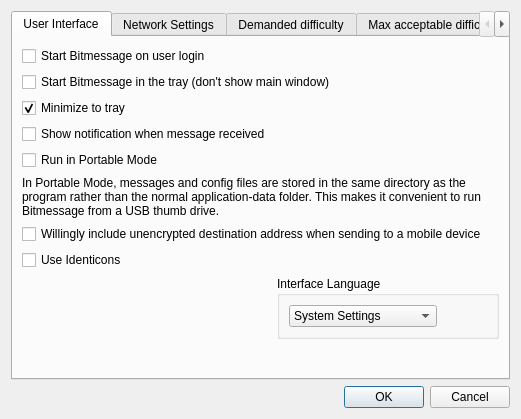
<?xml version="1.0" encoding="UTF-8"?>
<ui version="4.0">
 <class>settingsDialog</class>
 <widget class="QDialog" name="settingsDialog">
  <property name="geometry">
   <rect>
    <x>0</x>
    <y>0</y>
    <width>521</width>
    <height>399</height>
   </rect>
  </property>
  <property name="windowTitle">
   <string>Settings</string>
  </property>
  <layout class="QGridLayout" name="gridLayout">
   <item row="1" column="0">
    <widget class="QDialogButtonBox" name="buttonBox">
     <property name="orientation">
      <enum>Qt::Horizontal</enum>
     </property>
     <property name="standardButtons">
      <set>QDialogButtonBox::Cancel|QDialogButtonBox::Ok</set>
     </property>
    </widget>
   </item>
   <item row="0" column="0">
    <widget class="QTabWidget" name="tabWidgetSettings">
     <property name="currentIndex">
      <number>0</number>
     </property>
     <widget class="QWidget" name="tabUserInterface">
      <property name="enabled">
       <bool>true</bool>
      </property>
      <attribute name="title">
       <string>User Interface</string>
      </attribute>
      <layout class="QFormLayout" name="formLayout">
       <item row="0" column="0">
        <widget class="QCheckBox" name="checkBoxStartOnLogon">
         <property name="text">
          <string>Start Bitmessage on user login</string>
         </property>
        </widget>
       </item>
       <item row="1" column="0" colspan="2">
        <widget class="QCheckBox" name="checkBoxStartInTray">
         <property name="text">
          <string>Start Bitmessage in the tray (don't show main window)</string>
         </property>
        </widget>
       </item>
       <item row="2" column="0">
        <widget class="QCheckBox" name="checkBoxMinimizeToTray">
         <property name="text">
          <string>Minimize to tray</string>
         </property>
         <property name="checked">
          <bool>true</bool>
         </property>
        </widget>
       </item>
       <item row="3" column="0">
        <widget class="QCheckBox" name="checkBoxShowTrayNotifications">
         <property name="text">
          <string>Show notification when message received</string>
         </property>
        </widget>
       </item>
       <item row="4" column="0">
        <widget class="QCheckBox" name="checkBoxPortableMode">
         <property name="text">
          <string>Run in Portable Mode</string>
         </property>
        </widget>
       </item>
       <item row="5" column="0" colspan="2">
        <widget class="QLabel" name="PortableModeDescription">
         <property name="sizePolicy">
          <sizepolicy hsizetype="Minimum" vsizetype="Fixed">
           <horstretch>0</horstretch>
           <verstretch>0</verstretch>
          </sizepolicy>
         </property>
         <property name="text">
          <string>In Portable Mode, messages and config files are stored in the same directory as the program rather than the normal application-data folder. This makes it convenient to run Bitmessage from a USB thumb drive.</string>
         </property>
         <property name="wordWrap">
          <bool>true</bool>
         </property>
        </widget>
       </item>
       <item row="6" column="0" colspan="2">
        <widget class="QCheckBox" name="checkBoxWillinglySendToMobile">
         <property name="text">
          <string>Willingly include unencrypted destination address when sending to a mobile device</string>
         </property>
        </widget>
       </item>
       <item row="7" column="0">
        <widget class="QCheckBox" name="checkBoxUseIdenticons">
         <property name="text">
          <string>Use Identicons</string>
         </property>
        </widget>
       </item>
       <item row="8" column="1">
        <widget class="QGroupBox" name="groupBox">
         <property name="title">
          <string>Interface Language</string>
         </property>
         <layout class="QFormLayout" name="formLayout_2">
          <item row="0" column="0">
           <widget class="QComboBox" name="languageComboBox">
            <property name="minimumSize">
             <size>
              <width>100</width>
              <height>0</height>
             </size>
            </property>
            <item>
             <property name="text">
              <string comment="system">System Settings</string>
             </property>
            </item>
            <item>
             <property name="text">
              <string comment="en">English</string>
             </property>
            </item>
            <item>
             <property name="text">
              <string comment="eo">Esperanto</string>
             </property>
            </item>
            <item>
             <property name="text">
              <string comment="fr">Français</string>
             </property>
            </item>
            <item>
             <property name="text">
              <string comment="de">Deutsch</string>
             </property>
            </item>
            <item>
             <property name="text">
              <string comment="es">Españl</string>
             </property>
            </item>
            <item>
             <property name="text">
              <string comment="ru">русский язык</string>
             </property>
            </item>
            <item>
             <property name="text">
              <string comment="no">Norsk</string>
             </property>
            </item>
            <item>
             <property name="text">
              <string comment="ar">العربية</string>
             </property>
            </item>
            <item>
             <property name="text">
              <string comment="zh_cn">简体中文</string>
             </property>
            </item>
            <item>
             <property name="text">
              <string comment="en_pirate">Pirate English</string>
             </property>
            </item>
            <item>
             <property name="text">
              <string comment="ja">日本語</string>
             </property>
            </item>
            <item>
             <property name="text">
              <string comment="other">Other (set in keys.dat)</string>
             </property>
            </item>
           </widget>
          </item>
         </layout>
        </widget>
       </item>
      </layout>
     </widget>
     <widget class="QWidget" name="tabNetworkSettings">
      <attribute name="title">
       <string>Network Settings</string>
      </attribute>
      <layout class="QGridLayout" name="gridLayout_4">
       <item row="0" column="0">
        <widget class="QGroupBox" name="groupBox">
         <property name="title">
          <string>Listening port</string>
         </property>
         <layout class="QGridLayout" name="gridLayout_3">
          <item row="0" column="0">
           <spacer name="horizontalSpacer">
            <property name="orientation">
             <enum>Qt::Horizontal</enum>
            </property>
            <property name="sizeHint" stdset="0">
             <size>
              <width>125</width>
              <height>20</height>
             </size>
            </property>
           </spacer>
          </item>
          <item row="0" column="1">
           <widget class="QLabel" name="label">
            <property name="text">
             <string>Listen for connections on port:</string>
            </property>
           </widget>
          </item>
          <item row="0" column="2">
           <widget class="QLineEdit" name="lineEditTCPPort">
            <property name="maximumSize">
             <size>
              <width>70</width>
              <height>16777215</height>
             </size>
            </property>
           </widget>
          </item>
         </layout>
        </widget>
       </item>
       <item row="1" column="0">
        <widget class="QGroupBox" name="groupBox_2">
         <property name="title">
          <string>Proxy server / Tor</string>
         </property>
         <layout class="QGridLayout" name="gridLayout_2">
          <item row="0" column="0">
           <widget class="QLabel" name="label_2">
            <property name="text">
             <string>Type:</string>
            </property>
           </widget>
          </item>
          <item row="1" column="1">
           <widget class="QLabel" name="label_3">
            <property name="text">
             <string>Server hostname:</string>
            </property>
           </widget>
          </item>
          <item row="1" column="2" colspan="2">
           <widget class="QLineEdit" name="lineEditSocksHostname"/>
          </item>
          <item row="1" column="4">
           <widget class="QLabel" name="label_4">
            <property name="text">
             <string>Port:</string>
            </property>
           </widget>
          </item>
          <item row="1" column="5">
           <widget class="QLineEdit" name="lineEditSocksPort"/>
          </item>
          <item row="2" column="1">
           <widget class="QCheckBox" name="checkBoxAuthentication">
            <property name="text">
             <string>Authentication</string>
            </property>
           </widget>
          </item>
          <item row="2" column="2">
           <widget class="QLabel" name="label_5">
            <property name="text">
             <string>Username:</string>
            </property>
           </widget>
          </item>
          <item row="2" column="3">
           <widget class="QLineEdit" name="lineEditSocksUsername">
            <property name="enabled">
             <bool>false</bool>
            </property>
           </widget>
          </item>
          <item row="2" column="4">
           <widget class="QLabel" name="label_6">
            <property name="text">
             <string>Pass:</string>
            </property>
           </widget>
          </item>
          <item row="2" column="5">
           <widget class="QLineEdit" name="lineEditSocksPassword">
            <property name="enabled">
             <bool>false</bool>
            </property>
            <property name="inputMethodHints">
             <set>Qt::ImhHiddenText|Qt::ImhNoAutoUppercase|Qt::ImhNoPredictiveText</set>
            </property>
            <property name="echoMode">
             <enum>QLineEdit::Password</enum>
            </property>
           </widget>
          </item>
          <item row="3" column="1" colspan="4">
           <widget class="QCheckBox" name="checkBoxSocksListen">
            <property name="text">
             <string>Listen for incoming connections when using proxy</string>
            </property>
           </widget>
          </item>
          <item row="0" column="1">
           <widget class="QComboBox" name="comboBoxProxyType">
            <item>
             <property name="text">
              <string>none</string>
             </property>
            </item>
            <item>
             <property name="text">
              <string>SOCKS4a</string>
             </property>
            </item>
            <item>
             <property name="text">
              <string>SOCKS5</string>
             </property>
            </item>
           </widget>
          </item>
         </layout>
        </widget>
       </item>
       <item row="2" column="0">
        <spacer name="verticalSpacer">
         <property name="orientation">
          <enum>Qt::Vertical</enum>
         </property>
         <property name="sizeHint" stdset="0">
          <size>
           <width>20</width>
           <height>70</height>
          </size>
         </property>
        </spacer>
       </item>
      </layout>
     </widget>
     <widget class="QWidget" name="tabDemandedDifficulty">
      <attribute name="title">
       <string>Demanded difficulty</string>
      </attribute>
      <layout class="QGridLayout" name="gridLayout_6">
       <item row="1" column="1">
        <widget class="QLabel" name="label_9">
         <property name="text">
          <string>Total difficulty:</string>
         </property>
         <property name="alignment">
          <set>Qt::AlignRight|Qt::AlignTrailing|Qt::AlignVCenter</set>
         </property>
        </widget>
       </item>
       <item row="2" column="0" colspan="3">
        <widget class="QLabel" name="label_10">
         <property name="text">
          <string>The 'Total difficulty' affects the absolute amount of work the sender must complete. Doubling this value doubles the amount of work.</string>
         </property>
         <property name="wordWrap">
          <bool>true</bool>
         </property>
        </widget>
       </item>
       <item row="3" column="1">
        <widget class="QLabel" name="label_11">
         <property name="text">
          <string>Small message difficulty:</string>
         </property>
         <property name="alignment">
          <set>Qt::AlignRight|Qt::AlignTrailing|Qt::AlignVCenter</set>
         </property>
        </widget>
       </item>
       <item row="0" column="0" colspan="3">
        <widget class="QLabel" name="label_8">
         <property name="text">
          <string>When someone sends you a message, their computer must first complete some work. The difficulty of this work, by default, is 1. You may raise this default for new addresses you create by changing the values here. Any new addresses you create will require senders to meet the higher difficulty. There is one exception: if you add a friend or acquaintance to your address book, Bitmessage will automatically notify them when you next send a message that they need only complete the minimum amount of work: difficulty 1. </string>
         </property>
         <property name="wordWrap">
          <bool>true</bool>
         </property>
        </widget>
       </item>
       <item row="1" column="0">
        <spacer name="horizontalSpacer_2">
         <property name="orientation">
          <enum>Qt::Horizontal</enum>
         </property>
         <property name="sizeHint" stdset="0">
          <size>
           <width>203</width>
           <height>20</height>
          </size>
         </property>
        </spacer>
       </item>
       <item row="4" column="0" colspan="3">
        <widget class="QLabel" name="label_12">
         <property name="text">
          <string>The 'Small message difficulty' mostly only affects the difficulty of sending small messages. Doubling this value makes it almost twice as difficult to send a small message but doesn't really affect large messages.</string>
         </property>
         <property name="wordWrap">
          <bool>true</bool>
         </property>
        </widget>
       </item>
       <item row="3" column="2">
        <widget class="QLineEdit" name="lineEditSmallMessageDifficulty">
         <property name="sizePolicy">
          <sizepolicy hsizetype="Fixed" vsizetype="Fixed">
           <horstretch>0</horstretch>
           <verstretch>0</verstretch>
          </sizepolicy>
         </property>
         <property name="maximumSize">
          <size>
           <width>70</width>
           <height>16777215</height>
          </size>
         </property>
        </widget>
       </item>
       <item row="1" column="2">
        <widget class="QLineEdit" name="lineEditTotalDifficulty">
         <property name="sizePolicy">
          <sizepolicy hsizetype="Fixed" vsizetype="Fixed">
           <horstretch>0</horstretch>
           <verstretch>0</verstretch>
          </sizepolicy>
         </property>
         <property name="maximumSize">
          <size>
           <width>70</width>
           <height>16777215</height>
          </size>
         </property>
        </widget>
       </item>
       <item row="3" column="0">
        <spacer name="horizontalSpacer_3">
         <property name="orientation">
          <enum>Qt::Horizontal</enum>
         </property>
         <property name="sizeHint" stdset="0">
          <size>
           <width>203</width>
           <height>20</height>
          </size>
         </property>
        </spacer>
       </item>
       <item row="5" column="0">
        <spacer name="verticalSpacer_5">
         <property name="orientation">
          <enum>Qt::Vertical</enum>
         </property>
         <property name="sizeHint" stdset="0">
          <size>
           <width>20</width>
           <height>40</height>
          </size>
         </property>
        </spacer>
       </item>
      </layout>
     </widget>
     <widget class="QWidget" name="tabMaxAcceptableDifficulty">
      <attribute name="title">
       <string>Max acceptable difficulty</string>
      </attribute>
      <layout class="QGridLayout" name="gridLayout_7">
       <item row="0" column="0" colspan="3">
        <widget class="QLabel" name="label_15">
         <property name="text">
          <string>Here you may set the maximum amount of work you are willing to do to send a message to another person. Setting these values to 0 means that any value is acceptable.</string>
         </property>
         <property name="wordWrap">
          <bool>true</bool>
         </property>
        </widget>
       </item>
       <item row="1" column="0">
        <spacer name="horizontalSpacer_4">
         <property name="orientation">
          <enum>Qt::Horizontal</enum>
         </property>
         <property name="sizeHint" stdset="0">
          <size>
           <width>102</width>
           <height>20</height>
          </size>
         </property>
        </spacer>
       </item>
       <item row="1" column="1">
        <widget class="QLabel" name="label_13">
         <property name="layoutDirection">
          <enum>Qt::LeftToRight</enum>
         </property>
         <property name="text">
          <string>Maximum acceptable total difficulty:</string>
         </property>
         <property name="alignment">
          <set>Qt::AlignRight|Qt::AlignTrailing|Qt::AlignVCenter</set>
         </property>
        </widget>
       </item>
       <item row="1" column="2">
        <widget class="QLineEdit" name="lineEditMaxAcceptableTotalDifficulty">
         <property name="sizePolicy">
          <sizepolicy hsizetype="Fixed" vsizetype="Fixed">
           <horstretch>0</horstretch>
           <verstretch>0</verstretch>
          </sizepolicy>
         </property>
         <property name="maximumSize">
          <size>
           <width>70</width>
           <height>16777215</height>
          </size>
         </property>
        </widget>
       </item>
       <item row="2" column="0">
        <spacer name="horizontalSpacer_5">
         <property name="orientation">
          <enum>Qt::Horizontal</enum>
         </property>
         <property name="sizeHint" stdset="0">
          <size>
           <width>102</width>
           <height>20</height>
          </size>
         </property>
        </spacer>
       </item>
       <item row="2" column="1">
        <widget class="QLabel" name="label_14">
         <property name="text">
          <string>Maximum acceptable small message difficulty:</string>
         </property>
         <property name="alignment">
          <set>Qt::AlignRight|Qt::AlignTrailing|Qt::AlignVCenter</set>
         </property>
        </widget>
       </item>
       <item row="2" column="2">
        <widget class="QLineEdit" name="lineEditMaxAcceptableSmallMessageDifficulty">
         <property name="sizePolicy">
          <sizepolicy hsizetype="Fixed" vsizetype="Fixed">
           <horstretch>0</horstretch>
           <verstretch>0</verstretch>
          </sizepolicy>
         </property>
         <property name="maximumSize">
          <size>
           <width>70</width>
           <height>16777215</height>
          </size>
         </property>
        </widget>
       </item>
       <item row="3" column="1">
        <spacer name="verticalSpacer_3">
         <property name="orientation">
          <enum>Qt::Vertical</enum>
         </property>
         <property name="sizeHint" stdset="0">
          <size>
           <width>20</width>
           <height>147</height>
          </size>
         </property>
        </spacer>
       </item>
      </layout>
     </widget>
     <widget class="QWidget" name="tabNamecoin">
      <attribute name="title">
       <string>Namecoin integration</string>
      </attribute>
      <layout class="QGridLayout" name="gridLayout_8">
       <item row="2" column="0">
        <spacer name="horizontalSpacer_6">
         <property name="orientation">
          <enum>Qt::Horizontal</enum>
         </property>
         <property name="sizeHint" stdset="0">
          <size>
           <width>40</width>
           <height>20</height>
          </size>
         </property>
        </spacer>
       </item>
       <item row="0" column="0" colspan="3">
        <widget class="QLabel" name="label_16">
         <property name="text">
          <string>&lt;html&gt;&lt;head/&gt;&lt;body&gt;&lt;p&gt;Bitmessage can utilize a different Bitcoin-based program called Namecoin to make addresses human-friendly. For example, instead of having to tell your friend your long Bitmessage address, you can simply tell him to send a message to &lt;span style=&quot; font-style:italic;&quot;&gt;test. &lt;/span&gt;&lt;/p&gt;&lt;p&gt;(Getting your own Bitmessage address into Namecoin is still rather difficult).&lt;/p&gt;&lt;p&gt;Bitmessage can use either namecoind directly or a running nmcontrol instance.&lt;/p&gt;&lt;/body&gt;&lt;/html&gt;</string>
         </property>
         <property name="wordWrap">
          <bool>true</bool>
         </property>
        </widget>
       </item>
       <item row="2" column="1">
        <widget class="QLabel" name="label_17">
         <property name="text">
          <string>Host:</string>
         </property>
         <property name="alignment">
          <set>Qt::AlignRight|Qt::AlignTrailing|Qt::AlignVCenter</set>
         </property>
        </widget>
       </item>
       <item row="2" column="2">
        <widget class="QLineEdit" name="lineEditNamecoinHost"/>
       </item>
       <item row="3" column="0">
        <spacer name="horizontalSpacer_7">
         <property name="orientation">
          <enum>Qt::Horizontal</enum>
         </property>
         <property name="sizeHint" stdset="0">
          <size>
           <width>40</width>
           <height>20</height>
          </size>
         </property>
        </spacer>
       </item>
       <item row="4" column="0">
        <spacer name="horizontalSpacer_8">
         <property name="orientation">
          <enum>Qt::Horizontal</enum>
         </property>
         <property name="sizeHint" stdset="0">
          <size>
           <width>40</width>
           <height>20</height>
          </size>
         </property>
        </spacer>
       </item>
       <item row="3" column="1">
        <widget class="QLabel" name="label_18">
         <property name="enabled">
          <bool>true</bool>
         </property>
         <property name="text">
          <string>Port:</string>
         </property>
         <property name="alignment">
          <set>Qt::AlignRight|Qt::AlignTrailing|Qt::AlignVCenter</set>
         </property>
        </widget>
       </item>
       <item row="3" column="2">
        <widget class="QLineEdit" name="lineEditNamecoinPort"/>
       </item>
       <item row="8" column="1">
        <spacer name="verticalSpacer_4">
         <property name="orientation">
          <enum>Qt::Vertical</enum>
         </property>
         <property name="sizeHint" stdset="0">
          <size>
           <width>20</width>
           <height>40</height>
          </size>
         </property>
        </spacer>
       </item>
       <item row="4" column="1">
        <widget class="QLabel" name="labelNamecoinUser">
         <property name="text">
          <string>Username:</string>
         </property>
         <property name="alignment">
          <set>Qt::AlignRight|Qt::AlignTrailing|Qt::AlignVCenter</set>
         </property>
        </widget>
       </item>
       <item row="4" column="2">
        <widget class="QLineEdit" name="lineEditNamecoinUser"/>
       </item>
       <item row="5" column="0">
        <spacer name="horizontalSpacer_9">
         <property name="orientation">
          <enum>Qt::Horizontal</enum>
         </property>
         <property name="sizeHint" stdset="0">
          <size>
           <width>40</width>
           <height>20</height>
          </size>
         </property>
        </spacer>
       </item>
       <item row="5" column="1">
        <widget class="QLabel" name="labelNamecoinPassword">
         <property name="text">
          <string>Password:</string>
         </property>
         <property name="alignment">
          <set>Qt::AlignRight|Qt::AlignTrailing|Qt::AlignVCenter</set>
         </property>
        </widget>
       </item>
       <item row="5" column="2">
        <widget class="QLineEdit" name="lineEditNamecoinPassword">
         <property name="inputMethodHints">
          <set>Qt::ImhHiddenText|Qt::ImhNoAutoUppercase|Qt::ImhNoPredictiveText</set>
         </property>
         <property name="echoMode">
          <enum>QLineEdit::Password</enum>
         </property>
        </widget>
       </item>
       <item row="7" column="0" colspan="2">
        <widget class="QLabel" name="labelNamecoinTestResult">
         <property name="text">
          <string/>
         </property>
        </widget>
       </item>
       <item row="7" column="2">
        <widget class="QPushButton" name="pushButtonNamecoinTest">
         <property name="text">
          <string>Test</string>
         </property>
        </widget>
       </item>
       <item row="1" column="0" colspan="3">
        <layout class="QHBoxLayout" name="horizontalLayout">
         <item>
          <widget class="QLabel" name="label_21">
           <property name="text">
            <string>Connect to:</string>
           </property>
          </widget>
         </item>
         <item>
          <widget class="QRadioButton" name="radioButtonNamecoinNamecoind">
           <property name="text">
            <string>Namecoind</string>
           </property>
          </widget>
         </item>
         <item>
          <widget class="QRadioButton" name="radioButtonNamecoinNmcontrol">
           <property name="text">
            <string>NMControl</string>
           </property>
          </widget>
         </item>
        </layout>
       </item>
      </layout>
     </widget>
     <widget class="QWidget" name="tabResendsExpire">
      <attribute name="title">
       <string>Resends Expire</string>
      </attribute>
      <layout class="QGridLayout" name="gridLayout_5">
       <item row="0" column="0" colspan="3">
        <widget class="QLabel" name="label_7">
         <property name="text">
          <string>&lt;html&gt;&lt;head/&gt;&lt;body&gt;&lt;p&gt;By default, if you send a message to someone and he is offline for more than two days, Bitmessage will send the message again after an additional two days. This will be continued with exponential backoff forever; messages will be resent after 5, 10, 20 days ect. until the receiver acknowledges them. Here you may change that behavior by having Bitmessage give up after a certain number of days or months.&lt;/p&gt;&lt;p&gt;Leave these input fields blank for the default behavior. &lt;/p&gt;&lt;/body&gt;&lt;/html&gt;</string>
         </property>
         <property name="wordWrap">
          <bool>true</bool>
         </property>
        </widget>
       </item>
       <item row="1" column="0">
        <spacer name="horizontalSpacer_10">
         <property name="orientation">
          <enum>Qt::Horizontal</enum>
         </property>
         <property name="sizeHint" stdset="0">
          <size>
           <width>212</width>
           <height>20</height>
          </size>
         </property>
        </spacer>
       </item>
       <item row="1" column="2">
        <widget class="QWidget" name="widget" native="true">
         <property name="minimumSize">
          <size>
           <width>231</width>
           <height>75</height>
          </size>
         </property>
         <widget class="QLabel" name="label_19">
          <property name="geometry">
           <rect>
            <x>10</x>
            <y>20</y>
            <width>101</width>
            <height>20</height>
           </rect>
          </property>
          <property name="text">
           <string>Give up after</string>
          </property>
          <property name="alignment">
           <set>Qt::AlignRight|Qt::AlignTrailing|Qt::AlignVCenter</set>
          </property>
         </widget>
         <widget class="QLabel" name="label_20">
          <property name="geometry">
           <rect>
            <x>30</x>
            <y>40</y>
            <width>80</width>
            <height>16</height>
           </rect>
          </property>
          <property name="text">
           <string>and</string>
          </property>
          <property name="alignment">
           <set>Qt::AlignRight|Qt::AlignTrailing|Qt::AlignVCenter</set>
          </property>
         </widget>
         <widget class="QLineEdit" name="lineEditDays">
          <property name="geometry">
           <rect>
            <x>113</x>
            <y>20</y>
            <width>51</width>
            <height>20</height>
           </rect>
          </property>
         </widget>
         <widget class="QLineEdit" name="lineEditMonths">
          <property name="geometry">
           <rect>
            <x>113</x>
            <y>40</y>
            <width>51</width>
            <height>20</height>
           </rect>
          </property>
         </widget>
         <widget class="QLabel" name="label_22">
          <property name="geometry">
           <rect>
            <x>169</x>
            <y>23</y>
            <width>61</width>
            <height>16</height>
           </rect>
          </property>
          <property name="text">
           <string>days</string>
          </property>
         </widget>
         <widget class="QLabel" name="label_23">
          <property name="geometry">
           <rect>
            <x>170</x>
            <y>41</y>
            <width>71</width>
            <height>16</height>
           </rect>
          </property>
          <property name="text">
           <string>months.</string>
          </property>
         </widget>
        </widget>
       </item>
       <item row="2" column="1">
        <spacer name="verticalSpacer_2">
         <property name="orientation">
          <enum>Qt::Vertical</enum>
         </property>
         <property name="sizeHint" stdset="0">
          <size>
           <width>20</width>
           <height>129</height>
          </size>
         </property>
        </spacer>
       </item>
      </layout>
     </widget>
    </widget>
   </item>
  </layout>
 </widget>
 <tabstops>
  <tabstop>tabWidgetSettings</tabstop>
  <tabstop>checkBoxStartOnLogon</tabstop>
  <tabstop>checkBoxStartInTray</tabstop>
  <tabstop>checkBoxMinimizeToTray</tabstop>
  <tabstop>lineEditTCPPort</tabstop>
  <tabstop>comboBoxProxyType</tabstop>
  <tabstop>lineEditSocksHostname</tabstop>
  <tabstop>lineEditSocksPort</tabstop>
  <tabstop>checkBoxAuthentication</tabstop>
  <tabstop>lineEditSocksUsername</tabstop>
  <tabstop>lineEditSocksPassword</tabstop>
  <tabstop>checkBoxSocksListen</tabstop>
  <tabstop>buttonBox</tabstop>
 </tabstops>
 <resources>
  <include location="bitmessage_icons.qrc"/>
 </resources>
 <connections>
  <connection>
   <sender>buttonBox</sender>
   <signal>accepted()</signal>
   <receiver>settingsDialog</receiver>
   <slot>accept()</slot>
   <hints>
    <hint type="sourcelabel">
     <x>257</x>
     <y>330</y>
    </hint>
    <hint type="destinationlabel">
     <x>157</x>
     <y>274</y>
    </hint>
   </hints>
  </connection>
  <connection>
   <sender>buttonBox</sender>
   <signal>rejected()</signal>
   <receiver>settingsDialog</receiver>
   <slot>reject()</slot>
   <hints>
    <hint type="sourcelabel">
     <x>325</x>
     <y>330</y>
    </hint>
    <hint type="destinationlabel">
     <x>286</x>
     <y>274</y>
    </hint>
   </hints>
  </connection>
  <connection>
   <sender>checkBoxAuthentication</sender>
   <signal>toggled(bool)</signal>
   <receiver>lineEditSocksUsername</receiver>
   <slot>setEnabled(bool)</slot>
   <hints>
    <hint type="sourcelabel">
     <x>125</x>
     <y>190</y>
    </hint>
    <hint type="destinationlabel">
     <x>233</x>
     <y>189</y>
    </hint>
   </hints>
  </connection>
  <connection>
   <sender>checkBoxAuthentication</sender>
   <signal>toggled(bool)</signal>
   <receiver>lineEditSocksPassword</receiver>
   <slot>setEnabled(bool)</slot>
   <hints>
    <hint type="sourcelabel">
     <x>79</x>
     <y>190</y>
    </hint>
    <hint type="destinationlabel">
     <x>370</x>
     <y>192</y>
    </hint>
   </hints>
  </connection>
 </connections>
</ui>
